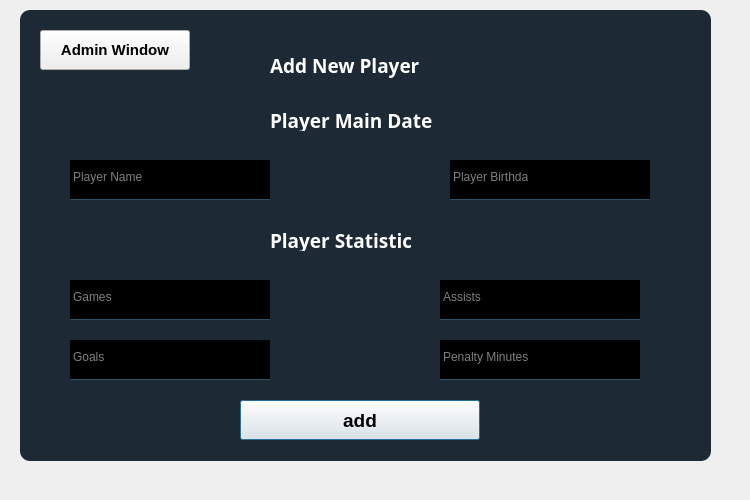
<?xml version="1.0" encoding="UTF-8"?>
<ui version="4.0">
 <class>Dialog</class>
 <widget class="QDialog" name="Dialog">
  <property name="geometry">
   <rect>
    <x>0</x>
    <y>0</y>
    <width>750</width>
    <height>500</height>
   </rect>
  </property>
  <property name="windowTitle">
   <string>Dialog</string>
  </property>
  <widget class="QLabel" name="label">
   <property name="geometry">
    <rect>
     <x>270</x>
     <y>50</y>
     <width>171</width>
     <height>31</height>
    </rect>
   </property>
   <property name="font">
    <font>
     <family>News706 BT</family>
     <pointsize>14</pointsize>
     <weight>75</weight>
     <bold>true</bold>
    </font>
   </property>
   <property name="styleSheet">
    <string notr="true">color: rgb(255, 255, 255);</string>
   </property>
   <property name="text">
    <string>Add New Player</string>
   </property>
  </widget>
  <widget class="QLineEdit" name="name_field">
   <property name="geometry">
    <rect>
     <x>70</x>
     <y>160</y>
     <width>200</width>
     <height>40</height>
    </rect>
   </property>
   <property name="styleSheet">
    <string notr="true">background-color: rgba(0, 0, 0 0);
font: 14pt &quot;MS UI Gothic&quot;;
border:1px solid rgba(0, 0, 0, 0);
border-bottom-color:rgba(46, 82, 101, 255);
color:rgb(255, 255, 255);
padding-bottom:7px</string>
   </property>
   <property name="placeholderText">
    <string>Player Name</string>
   </property>
  </widget>
  <widget class="QLineEdit" name="birthday_field">
   <property name="geometry">
    <rect>
     <x>450</x>
     <y>160</y>
     <width>200</width>
     <height>40</height>
    </rect>
   </property>
   <property name="styleSheet">
    <string notr="true">background-color: rgba(0, 0, 0 0);
font: 14pt &quot;MS UI Gothic&quot;;
border:1px solid rgba(0, 0, 0, 0);
border-bottom-color:rgba(46, 82, 101, 255);
color:rgb(255, 255, 255);
padding-bottom:7px</string>
   </property>
   <property name="placeholderText">
    <string>Player Birthda</string>
   </property>
  </widget>
  <widget class="QLineEdit" name="game_field">
   <property name="geometry">
    <rect>
     <x>70</x>
     <y>280</y>
     <width>200</width>
     <height>40</height>
    </rect>
   </property>
   <property name="styleSheet">
    <string notr="true">background-color: rgba(0, 0, 0 0);
font: 14pt &quot;MS UI Gothic&quot;;
border:1px solid rgba(0, 0, 0, 0);
border-bottom-color:rgba(46, 82, 101, 255);
color:rgb(255, 255, 255);
padding-bottom:7px</string>
   </property>
   <property name="placeholderText">
    <string>Games</string>
   </property>
  </widget>
  <widget class="QLineEdit" name="goal_field">
   <property name="geometry">
    <rect>
     <x>70</x>
     <y>340</y>
     <width>200</width>
     <height>40</height>
    </rect>
   </property>
   <property name="styleSheet">
    <string notr="true">background-color: rgba(0, 0, 0 0);
font: 14pt &quot;MS UI Gothic&quot;;
border:1px solid rgba(0, 0, 0, 0);
border-bottom-color:rgba(46, 82, 101, 255);
color:rgb(255, 255, 255);
padding-bottom:7px</string>
   </property>
   <property name="placeholderText">
    <string>Goals</string>
   </property>
  </widget>
  <widget class="QLineEdit" name="assist_field">
   <property name="geometry">
    <rect>
     <x>440</x>
     <y>280</y>
     <width>200</width>
     <height>40</height>
    </rect>
   </property>
   <property name="styleSheet">
    <string notr="true">background-color: rgba(0, 0, 0 0);
font: 14pt &quot;MS UI Gothic&quot;;
border:1px solid rgba(0, 0, 0, 0);
border-bottom-color:rgba(46, 82, 101, 255);
color:rgb(255, 255, 255);
padding-bottom:7px</string>
   </property>
   <property name="placeholderText">
    <string>Assists</string>
   </property>
  </widget>
  <widget class="QLineEdit" name="penalty_minutes_field">
   <property name="geometry">
    <rect>
     <x>440</x>
     <y>340</y>
     <width>200</width>
     <height>40</height>
    </rect>
   </property>
   <property name="styleSheet">
    <string notr="true">background-color: rgba(0, 0, 0 0);
font: 14pt &quot;MS UI Gothic&quot;;
border:1px solid rgba(0, 0, 0, 0);
border-bottom-color:rgba(46, 82, 101, 255);
color:rgb(255, 255, 255);
padding-bottom:7px</string>
   </property>
   <property name="placeholderText">
    <string>Penalty Minutes</string>
   </property>
  </widget>
  <widget class="QPushButton" name="insert_button">
   <property name="geometry">
    <rect>
     <x>240</x>
     <y>400</y>
     <width>240</width>
     <height>40</height>
    </rect>
   </property>
   <property name="font">
    <font>
     <pointsize>14</pointsize>
     <weight>75</weight>
     <bold>true</bold>
    </font>
   </property>
   <property name="text">
    <string>add</string>
   </property>
  </widget>
  <widget class="QPushButton" name="back_to_admin_window">
   <property name="geometry">
    <rect>
     <x>40</x>
     <y>30</y>
     <width>150</width>
     <height>40</height>
    </rect>
   </property>
   <property name="font">
    <font>
     <pointsize>11</pointsize>
     <weight>75</weight>
     <bold>true</bold>
    </font>
   </property>
   <property name="text">
    <string>Admin Window</string>
   </property>
  </widget>
  <widget class="QLabel" name="label_8">
   <property name="geometry">
    <rect>
     <x>20</x>
     <y>10</y>
     <width>691</width>
     <height>451</height>
    </rect>
   </property>
   <property name="styleSheet">
    <string notr="true">background-color: rgba(16, 30, 41, 240);
border-radius: 10px;</string>
   </property>
   <property name="text">
    <string/>
   </property>
  </widget>
  <widget class="QLabel" name="label_2">
   <property name="geometry">
    <rect>
     <x>270</x>
     <y>110</y>
     <width>171</width>
     <height>21</height>
    </rect>
   </property>
   <property name="font">
    <font>
     <family>News706 BT</family>
     <pointsize>14</pointsize>
     <weight>75</weight>
     <bold>true</bold>
    </font>
   </property>
   <property name="styleSheet">
    <string notr="true">color: rgb(255, 255, 255);</string>
   </property>
   <property name="text">
    <string>Player Main Date</string>
   </property>
  </widget>
  <widget class="QLabel" name="label_3">
   <property name="geometry">
    <rect>
     <x>270</x>
     <y>230</y>
     <width>141</width>
     <height>21</height>
    </rect>
   </property>
   <property name="font">
    <font>
     <family>News706 BT</family>
     <pointsize>14</pointsize>
     <weight>75</weight>
     <bold>true</bold>
    </font>
   </property>
   <property name="styleSheet">
    <string notr="true">color: rgb(255, 255, 255);</string>
   </property>
   <property name="text">
    <string>Player Statistic</string>
   </property>
  </widget>
  <zorder>label_8</zorder>
  <zorder>label</zorder>
  <zorder>name_field</zorder>
  <zorder>birthday_field</zorder>
  <zorder>game_field</zorder>
  <zorder>goal_field</zorder>
  <zorder>assist_field</zorder>
  <zorder>penalty_minutes_field</zorder>
  <zorder>insert_button</zorder>
  <zorder>back_to_admin_window</zorder>
  <zorder>label_2</zorder>
  <zorder>label_3</zorder>
 </widget>
 <resources/>
 <connections/>
</ui>
